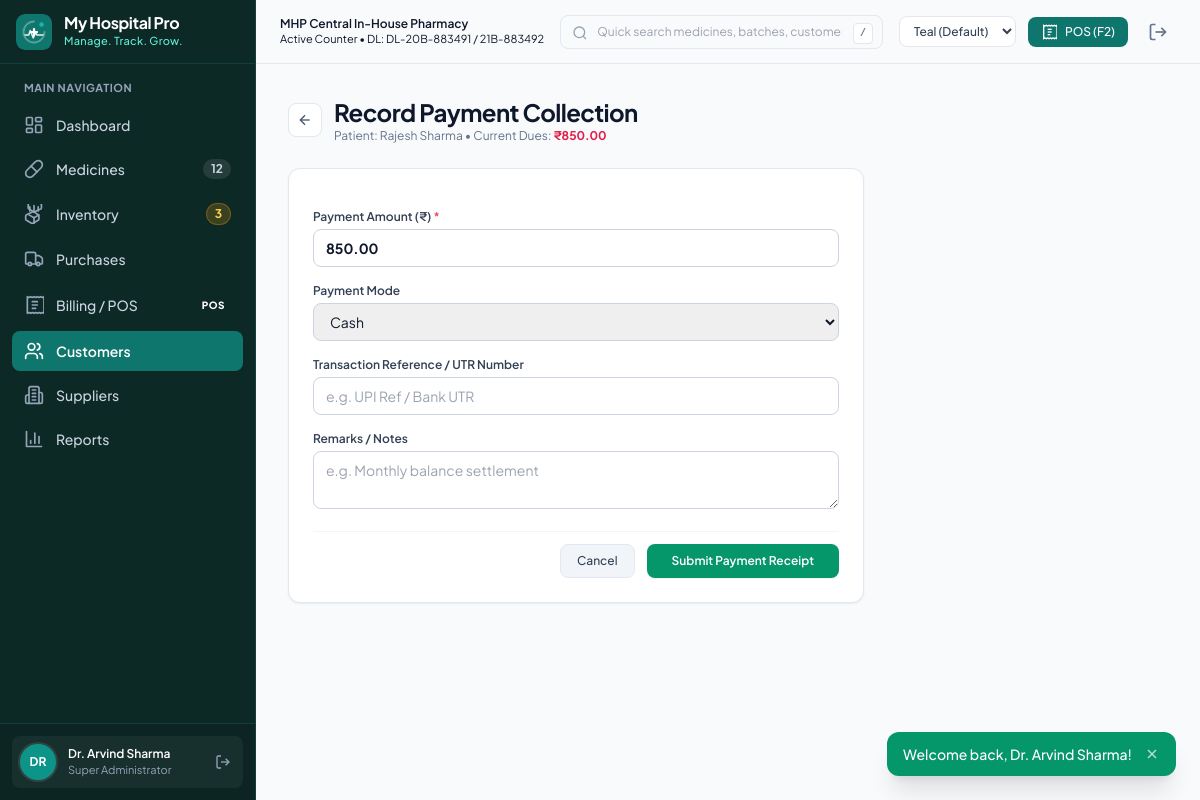
The page /customers/payment.php?customer_id=1 (signed in) on the database its author committed.
### tables this page shows
CREATE TABLE `users` (
  `id` INT UNSIGNED NOT NULL AUTO_INCREMENT,
  `name` VARCHAR(100) NOT NULL,
  `username` VARCHAR(50) NOT NULL UNIQUE,
  `email` VARCHAR(100) NOT NULL UNIQUE,
  `password` VARCHAR(255) NOT NULL,
  `role_id` INT UNSIGNED NOT NULL,
  `phone` VARCHAR(20) DEFAULT NULL,
  `status` ENUM('active', 'inactive') NOT NULL DEFAULT 'active',
  `last_login` DATETIME DEFAULT NULL,
  `created_at` TIMESTAMP NOT NULL DEFAULT CURRENT_TIMESTAMP,
  `updated_at` TIMESTAMP NOT NULL DEFAULT CURRENT_TIMESTAMP ON UPDATE CURRENT_TIMESTAMP,
  PRIMARY KEY (`id`),
  KEY `idx_users_role` (`role_id`),
  CONSTRAINT `fk_users_role` FOREIGN KEY (`role_id`) REFERENCES `roles` (`id`) ON UPDATE CASCADE
);

CREATE TABLE `roles` (
  `id` INT UNSIGNED NOT NULL AUTO_INCREMENT,
  `name` VARCHAR(50) NOT NULL UNIQUE,
  `display_name` VARCHAR(100) NOT NULL,
  `description` TEXT DEFAULT NULL,
  `created_at` TIMESTAMP NOT NULL DEFAULT CURRENT_TIMESTAMP,
  PRIMARY KEY (`id`)
);

CREATE TABLE `customers` (
  `id` INT UNSIGNED NOT NULL AUTO_INCREMENT,
  `customer_code` VARCHAR(30) NOT NULL UNIQUE,
  `name` VARCHAR(120) NOT NULL,
  `mobile` VARCHAR(30) DEFAULT NULL,
  `email` VARCHAR(100) DEFAULT NULL,
  `address` VARCHAR(255) DEFAULT NULL,
  `city` VARCHAR(80) DEFAULT 'Delhi',
  `state` VARCHAR(80) DEFAULT 'Delhi',
  `pincode` VARCHAR(20) DEFAULT '110085',
  `customer_type` ENUM('Regular Patient', 'VIP / Hospital Staff', 'Chronic Care Patient', 'Corporate / Institutional') NOT NULL DEFAULT 'Regular Patient',
  `credit_limit` DECIMAL(10,2) NOT NULL DEFAULT 5000.00,
  `opening_balance` DECIMAL(10,2) NOT NULL DEFAULT 0.00,
  `current_balance` DECIMAL(10,2) NOT NULL DEFAULT 0.00,
  `notes` TEXT DEFAULT NULL,
  `status` ENUM('active', 'inactive') NOT NULL DEFAULT 'active',
  `created_at` TIMESTAMP NOT NULL DEFAULT CURRENT_TIMESTAMP,
  `updated_at` TIMESTAMP NOT NULL DEFAULT CURRENT_TIMESTAMP ON UPDATE CURRENT_TIMESTAMP,
  PRIMARY KEY (`id`),
  KEY `idx_cust_name` (`name`),
  KEY `idx_cust_mobile` (`mobile`)
);

### includes/functions.php (called while the page is built, shortened)
<?php
function get_root_url(): string {
    $script = str_replace('\\', '/', $_SERVER['SCRIPT_NAME'] ?? '');
    if (strpos($script, '/medicines/') !== false ||
        strpos($script, '/purchases/') !== false ||
        strpos($script, '/inventory/') !== false ||
        strpos($script, '/billing/') !== false ||
        strpos($script, '/customers/') !== false ||
        strpos($script, '/suppliers/') !== false ||
        strpos($script, '/reports/') !== false ||
        strpos($script, '/auth/') !== false ||
        strpos($script, '/api/') !== false ||
        strpos($script, '/install/') !== false) {
        return '../';
    }
    return '';
}
function e(?string $string): string {
    return htmlspecialchars((string)$string, ENT_QUOTES, 'UTF-8');
}
function format_currency($amount): string {
    $val = (float)($amount ?? 0);
    return '₹' . number_format($val, 2);
}
function get_setting(string $key, $default = null): ?string {
    static $settings = null;
    if ($settings === null) {
        try {
            $db = get_db();
            $stmt = $db->query("SELECT setting_key, setting_value FROM settings");
            $settings = $stmt->fetchAll(PDO::FETCH_KEY_PAIR) ?: [];
        } catch (Exception $e) {
            $settings = [];
        }
    }
    return $settings[$key] ?? $default;
}

### includes/auth.php (called while the page is built, shortened)
<?php
function current_user(): ?array {
    static $user = null;
    if ($user === null) {
        $db = get_db();
        $stmt = $db->prepare("SELECT u.*, r.name as role_name, r.display_name as role_display
                              FROM users u
                              JOIN roles r ON u.role_id = r.id
                              WHERE u.id = ? AND u.status = 'active' LIMIT 1");
        $stmt->execute([$_SESSION['user_id']]);
        $user = $stmt->fetch() ?: null;
    }
    return $user;
}

### customers/payment.php (the view, shortened to what this page needs)
<?php
$current_page = "customers";
require_once __DIR__ . '/../includes/header.php';
require_once __DIR__ . '/../includes/sidebar.php';
$db = get_db();
$customer_id = (int)($_GET['customer_id'] ?? 0);
$stmt = $db->prepare("SELECT * FROM customers WHERE id = ?");
$stmt->execute([$customer_id]);
$cust = $stmt->fetch();
?>
<div class="flex-1 flex flex-col min-w-0 overflow-hidden">
    <?php require_once __DIR__ . '/../includes/navbar.php'; ?>
    <main class="flex-1 overflow-y-auto p-4 md:p-6 lg:p-8 space-y-6">
        <div class="flex items-center justify-between">
            <div class="flex items-center gap-3">
                <a href="view.php?id=<?= $customer_id ?>" class="p-2 rounded-lg bg-white border border-slate-200 text-slate-600 hover:bg-slate-50 transition-colors">
                    <svg class="w-4 h-4" viewBox="0 0 24 24" fill="none" stroke="currentColor" stroke-width="2"><path d="m12 19-7-7 7-7"/><path d="M19 12H5"/></svg>
                </a>
                <div>
                    <h1 class="text-xl md:text-2xl font-bold text-slate-900 tracking-tight">Record Payment Collection</h1>
                    <p class="text-xs text-slate-500">Patient: <?= e($cust['name']) ?> • Current Dues: <strong class="text-rose-600"><?= format_currency($cust['current_balance']) ?></strong></p>
                </div>
            </div>
        </div>
        <div class="max-w-xl">
            <form method="POST" action="payment.php?customer_id=<?= $customer_id ?>" class="app-card p-6 bg-white border border-slate-200 rounded-xl shadow-xs space-y-4">
                <div>
                    <label class="text-xs font-semibold text-slate-700 mb-1 block">Payment Amount (₹) <span class="text-rose-500">*</span></label>
                    <input type="number" step="0.01" name="amount" required value="<?= e($cust['current_balance']) ?>" max="<?= e($cust['current_balance']) ?>" class="w-full border border-slate-300 rounded-lg px-3 py-2 text-xs sm:text-sm font-bold text-slate-900 focus:ring-2 focus:ring-teal-600">
                </div>
                <div>
                    <label class="text-xs font-semibold text-slate-700 mb-1 block">Payment Mode</label>
                    <select name="payment_method" class="w-full border border-slate-300 rounded-lg px-3 py-2 text-xs sm:text-sm focus:ring-2 focus:ring-teal-600">
                        <option value="Cash">Cash</option>
                    </select>
                </div>
                <div>
                    <label class="text-xs font-semibold text-slate-700 mb-1 block">Transaction Reference / UTR Number</label>
                    <input type="text" name="reference_number" placeholder="e.g. UPI Ref / Bank UTR" class="w-full border border-slate-300 rounded-lg px-3 py-2 text-xs sm:text-sm focus:ring-2 focus:ring-teal-600">
                </div>
                <div>
                    <label class="text-xs font-semibold text-slate-700 mb-1 block">Remarks / Notes</label>
                    <textarea name="notes" rows="2" placeholder="e.g. Monthly balance settlement" class="w-full border border-slate-300 rounded-lg px-3 py-2 text-xs sm:text-sm focus:ring-2 focus:ring-teal-600"></textarea>
                </div>
                <div class="flex items-center justify-end gap-3 pt-3 border-t border-slate-100">
                    <a href="view.php?id=<?= $customer_id ?>" class="btn-secondary text-xs py-2 px-4 bg-slate-100 text-slate-700 rounded-lg">Cancel</a>
                    <button type="submit" class="btn-primary text-xs py-2 px-6 bg-emerald-600 hover:bg-emerald-700 text-white font-semibold rounded-lg shadow-sm">
                        Submit Payment Receipt
                    </button>
                </div>
            </form>
        </div>
    </main>
</div>
<?php require_once __DIR__ . '/../includes/footer.php'; ?>

### includes/sidebar.php (shortened to what this page needs)
<?php
$root = get_root_url();
$current_page = $current_page ?? '';
$db = get_db();
try {
    $med_count = (int)$db->query("SELECT COUNT(*) FROM medicines WHERE status = 'active'")->fetchColumn();
    $low_stock_count = (int)$db->query("
        SELECT COUNT(DISTINCT m.id)
        FROM medicines m
        LEFT JOIN medicine_batches b ON m.id = b.medicine_id AND b.status = 'active'
        WHERE m.status = 'active'
        GROUP BY m.id, m.reorder_level
        HAVING COALESCE(SUM(b.quantity), 0) <= m.reorder_level
    ")->rowCount();
} catch (Exception $e) {
}
$user = current_user();
?>
<aside id="app-sidebar" class="transition-transform duration-200 z-30 fixed lg:static inset-y-0 left-0 -translate-x-full lg:translate-x-0 flex flex-col h-full bg-[var(--sidebar-bg)] border-r border-[var(--sidebar-border)] text-[var(--sidebar-text)] w-64 select-none">
    <div class="h-16 flex items-center justify-between px-4 border-b border-[var(--sidebar-border)]">
        <a href="<?= $root ?>dashboard.php" class="flex items-center gap-3">
            <img src="<?= $root ?>assets/images/logo.svg" alt="Logo" class="w-9 h-9 rounded-lg shadow-sm" onerror="this.src='<?= $root ?>assets/images/favicon.svg'"/>
            <div class="flex flex-col">
                <span class="font-bold text-base text-white tracking-tight leading-tight"><?= e(get_setting('hospital_name', APP_NAME)) ?></span>
                <span class="text-[11px] text-teal-300 font-medium tracking-wide"><?= e(get_setting('tagline', APP_TAGLINE)) ?></span>
            </div>
        </a>
    </div>
    <div class="flex-1 px-3 py-4 space-y-1 overflow-y-auto">
        <div class="text-[11px] font-bold uppercase tracking-wider text-slate-400 px-3 mb-2">Main Navigation</div>
        <?php foreach ($nav_items as $item): ?>
            <?php $is_active = ($item['key'] === $current_page); ?>
            <a href="<?= e($item['url']) ?>"
               class="group flex items-center gap-3 px-3 py-2.5 rounded-lg text-sm font-medium transition-colors <?= $is_active ? 'bg-[var(--sidebar-active)] text-white shadow-sm font-semibold' : 'text-slate-300 hover:bg-white/10 hover:text-white' ?>">
                <span class="<?= $is_active ? 'text-white' : 'text-slate-400 group-hover:text-white' ?>">
                    <?= $item['icon'] ?>
                </span>
                <span class="truncate"><?= e($item['label']) ?></span>
                <?php if (!empty($item['badge'])): ?>
                    <span class="ml-auto text-xs px-2 py-0.5 rounded-full font-bold <?= $item['badge_class'] ?? 'bg-white/10 text-slate-300' ?>">
                        <?= e($item['badge']) ?>
                    </span>
                <?php elseif (!empty($item['highlight'])): ?>
                    <span class="ml-auto text-[10px] uppercase tracking-wider px-1.5 py-0.5 rounded font-extrabold bg-primary text-white">POS</span>
                <?php endif; ?>
            </a>
        <?php endforeach; ?>
    </div>
    <div class="p-3 border-t border-[var(--sidebar-border)] bg-black/10">
        <div class="flex items-center gap-3 p-2 rounded-lg bg-white/5">
            <div class="w-9 h-9 rounded-full bg-teal-600 flex items-center justify-center font-bold text-white text-xs ring-2 ring-white/10">
                <?= strtoupper(substr($user['name'] ?? 'AD', 0, 2)) ?>
            </div>
            <div class="flex-1 min-w-0">
                <div class="text-xs font-semibold text-white truncate"><?= e($user['name'] ?? 'Staff User') ?></div>
                <div class="text-[11px] text-slate-400 truncate"><?= e($user['role_display'] ?? 'Staff') ?></div>
            </div>
            <a href="<?= $root ?>logout.php" title="Sign Out" class="text-slate-400 hover:text-rose-400 p-1 rounded transition-colors">
                <svg class="w-4 h-4" viewBox="0 0 24 24" fill="none" stroke="currentColor" stroke-width="2"><path d="M9 21H5a2 2 0 0 1-2-2V5a2 2 0 0 1 2-2h4"/><polyline points="16 17 21 12 16 7"/><line x1="21" x2="9" y1="12" y2="12"/></svg>
            </a>
        </div>
    </div>
</aside>

### assets/css/themes.css (style rules this page uses)
:root, [data-theme="default"] { --primary: #0f766e; --primary-dark: #115e59; --primary-light: #ccfbf1; --primary-hover: #0d6962; --primary-rgb: 15, 118, 110; --accent: #14b8a6; --background: #f8fafc; --surface: #ffffff; --surface-alt: #f1f5f9; --surface-hover: #f8fafc; --text: #0f172a; --text-secondary: #334155; --muted: #64748b; --border: #e2e8f0; --border-dark: #cbd5e1; --success: #16a34a; --success-light: #dcfce7; --warning: #d97706; --warning-light: #fef3c7; --danger: #dc2626; --danger-light: #fee2e2; --info: #0284c7; --info-light: #e0f2fe; --sidebar-bg: #0d2926; --sidebar-text: #e2e8f0; --sidebar-active: #0f766e; --sidebar-border: #133e3a; }

### assets/css/app.css (style rules this page uses)
body { font-family: 'Plus Jakarta Sans', 'Inter', -apple-system, BlinkMacSystemFont, 'Segoe UI', Roboto, sans-serif; background-color: var(--background); color: var(--text); -webkit-font-smoothing: antialiased; -moz-osx-font-smoothing: grayscale; }
.btn-primary { background-color: var(--primary); color: #ffffff; font-weight: 500; padding: 0.5rem 1rem; border-radius: 0.5rem; display: inline-flex; align-items: center; justify-content: center; gap: 0.5rem; transition: all 0.15s ease-in-out; border: 1px solid transparent; }
.btn-secondary { background-color: var(--surface); color: var(--text); font-weight: 500; padding: 0.5rem 1rem; border-radius: 0.5rem; display: inline-flex; align-items: center; justify-content: center; gap: 0.5rem; transition: all 0.15s ease-in-out; border: 1px solid var(--border); }
.app-card { background-color: var(--surface); border: 1px solid var(--border); border-radius: 0.75rem; box-shadow: 0 1px 3px 0 rgba(0, 0, 0, 0.05), 0 1px 2px -1px rgba(0, 0, 0, 0.05); }

### rows shown on the page
users: name "DR", name "Dr. Arvind Sharma", role.display_name "Super Administrator"
customers: name "Rajesh Sharma", current_balance "₹850.00", amount "850.00"

### other values the page prints
get_setting('hospital_name', APP_NAME) "My Hospital Pro"
get_setting('tagline', APP_TAGLINE) "Manage. Track. Grow."
$item['label'] "Dashboard"
$item['label'] "Medicines"
$item['badge'] "12"
$item['label'] "Inventory"
$item['badge'] "3"
$item['label'] "Purchases"
$item['label'] "Billing / POS"
$item['label'] "Customers"
$item['label'] "Suppliers"
$item['label'] "Reports"
get_setting('store_name', HOSPITAL_STORE_NAME) "MHP Central In-House Pharmacy"
get_setting('drug_license', HOSPITAL_DL_NUMBER) "DL-20B-883491 / 21B-883492"
$flash['message'] "Welcome back, Dr. Arvind Sharma!"
